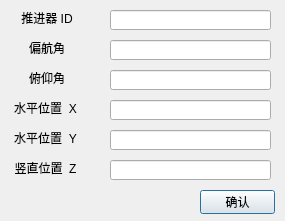
<?xml version="1.0" encoding="UTF-8"?>
<ui version="4.0">
 <class>Dialog_propeller_set</class>
 <widget class="QDialog" name="Dialog_propeller_set">
  <property name="geometry">
   <rect>
    <x>0</x>
    <y>0</y>
    <width>285</width>
    <height>221</height>
   </rect>
  </property>
  <property name="windowTitle">
   <string>Dialog</string>
  </property>
  <widget class="QPushButton" name="pushButton_confirm">
   <property name="geometry">
    <rect>
     <x>200</x>
     <y>190</y>
     <width>75</width>
     <height>24</height>
    </rect>
   </property>
   <property name="text">
    <string>确认</string>
   </property>
  </widget>
  <widget class="QLineEdit" name="lineEdit_pitch">
   <property name="geometry">
    <rect>
     <x>110</x>
     <y>40</y>
     <width>161</width>
     <height>20</height>
    </rect>
   </property>
  </widget>
  <widget class="QLineEdit" name="lineEdit_yaw">
   <property name="geometry">
    <rect>
     <x>110</x>
     <y>70</y>
     <width>161</width>
     <height>20</height>
    </rect>
   </property>
  </widget>
  <widget class="QLineEdit" name="lineEdit_x">
   <property name="geometry">
    <rect>
     <x>110</x>
     <y>100</y>
     <width>161</width>
     <height>20</height>
    </rect>
   </property>
  </widget>
  <widget class="QLineEdit" name="lineEdit_y">
   <property name="geometry">
    <rect>
     <x>110</x>
     <y>130</y>
     <width>161</width>
     <height>20</height>
    </rect>
   </property>
  </widget>
  <widget class="QLineEdit" name="lineEdit_z">
   <property name="geometry">
    <rect>
     <x>110</x>
     <y>160</y>
     <width>161</width>
     <height>20</height>
    </rect>
   </property>
  </widget>
  <widget class="QLabel" name="label">
   <property name="geometry">
    <rect>
     <x>20</x>
     <y>40</y>
     <width>54</width>
     <height>16</height>
    </rect>
   </property>
   <property name="text">
    <string>偏航角</string>
   </property>
   <property name="alignment">
    <set>Qt::AlignmentFlag::AlignCenter</set>
   </property>
  </widget>
  <widget class="QLabel" name="label_2">
   <property name="geometry">
    <rect>
     <x>20</x>
     <y>70</y>
     <width>54</width>
     <height>16</height>
    </rect>
   </property>
   <property name="text">
    <string>俯仰角</string>
   </property>
   <property name="alignment">
    <set>Qt::AlignmentFlag::AlignCenter</set>
   </property>
  </widget>
  <widget class="QLabel" name="label_3">
   <property name="geometry">
    <rect>
     <x>10</x>
     <y>100</y>
     <width>71</width>
     <height>16</height>
    </rect>
   </property>
   <property name="text">
    <string>水平位置  X</string>
   </property>
   <property name="alignment">
    <set>Qt::AlignmentFlag::AlignCenter</set>
   </property>
  </widget>
  <widget class="QLabel" name="label_4">
   <property name="geometry">
    <rect>
     <x>10</x>
     <y>130</y>
     <width>71</width>
     <height>16</height>
    </rect>
   </property>
   <property name="text">
    <string>水平位置  Y</string>
   </property>
   <property name="alignment">
    <set>Qt::AlignmentFlag::AlignCenter</set>
   </property>
  </widget>
  <widget class="QLabel" name="label_5">
   <property name="geometry">
    <rect>
     <x>10</x>
     <y>160</y>
     <width>71</width>
     <height>16</height>
    </rect>
   </property>
   <property name="text">
    <string>竖直位置  Z</string>
   </property>
   <property name="alignment">
    <set>Qt::AlignmentFlag::AlignCenter</set>
   </property>
  </widget>
  <widget class="QLabel" name="label_id">
   <property name="geometry">
    <rect>
     <x>20</x>
     <y>10</y>
     <width>54</width>
     <height>16</height>
    </rect>
   </property>
   <property name="text">
    <string>推进器 ID</string>
   </property>
   <property name="alignment">
    <set>Qt::AlignmentFlag::AlignCenter</set>
   </property>
  </widget>
  <widget class="QLineEdit" name="lineEdit_id">
   <property name="geometry">
    <rect>
     <x>110</x>
     <y>10</y>
     <width>161</width>
     <height>20</height>
    </rect>
   </property>
  </widget>
 </widget>
 <resources/>
 <connections/>
</ui>
